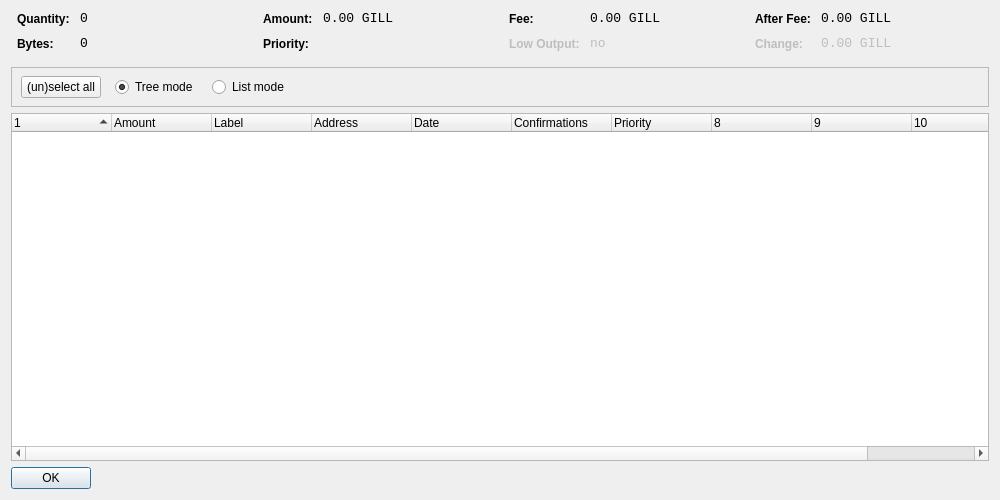
<?xml version="1.0" encoding="UTF-8"?>
<ui version="4.0">
 <class>CoinControlDialog</class>
 <widget class="QDialog" name="CoinControlDialog">
  <property name="geometry">
   <rect>
    <x>0</x>
    <y>0</y>
    <width>1000</width>
    <height>500</height>
   </rect>
  </property>
  <property name="windowTitle">
   <string>Coin Control</string>
  </property>
  <layout class="QVBoxLayout" name="verticalLayout">
   <item>
    <layout class="QHBoxLayout" name="horizontalLayoutTop" stretch="0,0,0,0">
     <property name="topMargin">
      <number>0</number>
     </property>
     <property name="bottomMargin">
      <number>10</number>
     </property>
     <item>
      <layout class="QFormLayout" name="formLayoutCoinControl1">
       <property name="horizontalSpacing">
        <number>10</number>
       </property>
       <property name="verticalSpacing">
        <number>10</number>
       </property>
       <property name="leftMargin">
        <number>6</number>
       </property>
       <property name="rightMargin">
        <number>6</number>
       </property>
       <item row="0" column="0">
        <widget class="QLabel" name="labelCoinControlQuantityText">
         <property name="styleSheet">
          <string notr="true">font-weight:bold;</string>
         </property>
         <property name="text">
          <string>Quantity:</string>
         </property>
        </widget>
       </item>
       <item row="0" column="1">
        <widget class="QLabel" name="labelCoinControlQuantity">
         <property name="font">
          <font>
           <family>Monospace</family>
           <pointsize>10</pointsize>
          </font>
         </property>
         <property name="cursor">
          <cursorShape>IBeamCursor</cursorShape>
         </property>
         <property name="contextMenuPolicy">
          <enum>Qt::ActionsContextMenu</enum>
         </property>
         <property name="text">
          <string notr="true">0</string>
         </property>
         <property name="textInteractionFlags">
          <set>Qt::LinksAccessibleByMouse|Qt::TextSelectableByKeyboard|Qt::TextSelectableByMouse</set>
         </property>
        </widget>
       </item>
       <item row="1" column="0">
        <widget class="QLabel" name="labelCoinControlBytesText">
         <property name="styleSheet">
          <string notr="true">font-weight:bold;</string>
         </property>
         <property name="text">
          <string>Bytes:</string>
         </property>
        </widget>
       </item>
       <item row="1" column="1">
        <widget class="QLabel" name="labelCoinControlBytes">
         <property name="font">
          <font>
           <family>Monospace</family>
           <pointsize>10</pointsize>
          </font>
         </property>
         <property name="cursor">
          <cursorShape>IBeamCursor</cursorShape>
         </property>
         <property name="contextMenuPolicy">
          <enum>Qt::ActionsContextMenu</enum>
         </property>
         <property name="text">
          <string notr="true">0</string>
         </property>
         <property name="textInteractionFlags">
          <set>Qt::LinksAccessibleByMouse|Qt::TextSelectableByKeyboard|Qt::TextSelectableByMouse</set>
         </property>
        </widget>
       </item>
      </layout>
     </item>
     <item>
      <layout class="QFormLayout" name="formLayoutCoinControl2">
       <property name="horizontalSpacing">
        <number>10</number>
       </property>
       <property name="verticalSpacing">
        <number>10</number>
       </property>
       <property name="leftMargin">
        <number>6</number>
       </property>
       <property name="rightMargin">
        <number>6</number>
       </property>
       <item row="0" column="0">
        <widget class="QLabel" name="labelCoinControlAmountText">
         <property name="styleSheet">
          <string notr="true">font-weight:bold;</string>
         </property>
         <property name="text">
          <string>Amount:</string>
         </property>
        </widget>
       </item>
       <item row="0" column="1">
        <widget class="QLabel" name="labelCoinControlAmount">
         <property name="font">
          <font>
           <family>Monospace</family>
           <pointsize>10</pointsize>
          </font>
         </property>
         <property name="cursor">
          <cursorShape>IBeamCursor</cursorShape>
         </property>
         <property name="contextMenuPolicy">
          <enum>Qt::ActionsContextMenu</enum>
         </property>
         <property name="text">
          <string notr="true">0.00 GILL</string>
         </property>
         <property name="textInteractionFlags">
          <set>Qt::LinksAccessibleByMouse|Qt::TextSelectableByKeyboard|Qt::TextSelectableByMouse</set>
         </property>
        </widget>
       </item>
       <item row="1" column="0">
        <widget class="QLabel" name="labelCoinControlPriorityText">
         <property name="styleSheet">
          <string notr="true">font-weight:bold;</string>
         </property>
         <property name="text">
          <string>Priority:</string>
         </property>
        </widget>
       </item>
       <item row="1" column="1">
        <widget class="QLabel" name="labelCoinControlPriority">
         <property name="font">
          <font>
           <family>Monospace</family>
           <pointsize>10</pointsize>
          </font>
         </property>
         <property name="cursor">
          <cursorShape>IBeamCursor</cursorShape>
         </property>
         <property name="contextMenuPolicy">
          <enum>Qt::ActionsContextMenu</enum>
         </property>
         <property name="text">
          <string/>
         </property>
         <property name="textInteractionFlags">
          <set>Qt::LinksAccessibleByMouse|Qt::TextSelectableByKeyboard|Qt::TextSelectableByMouse</set>
         </property>
        </widget>
       </item>
      </layout>
     </item>
     <item>
      <layout class="QFormLayout" name="formLayoutCoinControl3">
       <property name="horizontalSpacing">
        <number>10</number>
       </property>
       <property name="verticalSpacing">
        <number>10</number>
       </property>
       <property name="leftMargin">
        <number>6</number>
       </property>
       <property name="rightMargin">
        <number>6</number>
       </property>
       <item row="0" column="0">
        <widget class="QLabel" name="labelCoinControlFeeText">
         <property name="styleSheet">
          <string notr="true">font-weight:bold;</string>
         </property>
         <property name="text">
          <string>Fee:</string>
         </property>
        </widget>
       </item>
       <item row="0" column="1">
        <widget class="QLabel" name="labelCoinControlFee">
         <property name="font">
          <font>
           <family>Monospace</family>
           <pointsize>10</pointsize>
          </font>
         </property>
         <property name="cursor">
          <cursorShape>IBeamCursor</cursorShape>
         </property>
         <property name="contextMenuPolicy">
          <enum>Qt::ActionsContextMenu</enum>
         </property>
         <property name="text">
          <string notr="true">0.00 GILL</string>
         </property>
         <property name="textInteractionFlags">
          <set>Qt::LinksAccessibleByMouse|Qt::TextSelectableByKeyboard|Qt::TextSelectableByMouse</set>
         </property>
        </widget>
       </item>
       <item row="1" column="0">
        <widget class="QLabel" name="labelCoinControlLowOutputText">
         <property name="enabled">
          <bool>false</bool>
         </property>
         <property name="styleSheet">
          <string notr="true">font-weight:bold;</string>
         </property>
         <property name="text">
          <string>Low Output:</string>
         </property>
        </widget>
       </item>
       <item row="1" column="1">
        <widget class="QLabel" name="labelCoinControlLowOutput">
         <property name="enabled">
          <bool>false</bool>
         </property>
         <property name="font">
          <font>
           <family>Monospace</family>
           <pointsize>10</pointsize>
          </font>
         </property>
         <property name="cursor">
          <cursorShape>IBeamCursor</cursorShape>
         </property>
         <property name="contextMenuPolicy">
          <enum>Qt::ActionsContextMenu</enum>
         </property>
         <property name="text">
          <string notr="true">no</string>
         </property>
         <property name="textInteractionFlags">
          <set>Qt::LinksAccessibleByMouse|Qt::TextSelectableByKeyboard|Qt::TextSelectableByMouse</set>
         </property>
        </widget>
       </item>
      </layout>
     </item>
     <item>
      <layout class="QFormLayout" name="formLayoutCoinControl4">
       <property name="horizontalSpacing">
        <number>10</number>
       </property>
       <property name="verticalSpacing">
        <number>10</number>
       </property>
       <property name="leftMargin">
        <number>6</number>
       </property>
       <property name="rightMargin">
        <number>6</number>
       </property>
       <item row="0" column="0">
        <widget class="QLabel" name="labelCoinControlAfterFeeText">
         <property name="styleSheet">
          <string notr="true">font-weight:bold;</string>
         </property>
         <property name="text">
          <string>After Fee:</string>
         </property>
        </widget>
       </item>
       <item row="0" column="1">
        <widget class="QLabel" name="labelCoinControlAfterFee">
         <property name="font">
          <font>
           <family>Monospace</family>
           <pointsize>10</pointsize>
          </font>
         </property>
         <property name="cursor">
          <cursorShape>IBeamCursor</cursorShape>
         </property>
         <property name="contextMenuPolicy">
          <enum>Qt::ActionsContextMenu</enum>
         </property>
         <property name="text">
          <string notr="true">0.00 GILL</string>
         </property>
         <property name="textInteractionFlags">
          <set>Qt::LinksAccessibleByMouse|Qt::TextSelectableByKeyboard|Qt::TextSelectableByMouse</set>
         </property>
        </widget>
       </item>
       <item row="1" column="0">
        <widget class="QLabel" name="labelCoinControlChangeText">
         <property name="enabled">
          <bool>false</bool>
         </property>
         <property name="styleSheet">
          <string notr="true">font-weight:bold;</string>
         </property>
         <property name="text">
          <string>Change:</string>
         </property>
        </widget>
       </item>
       <item row="1" column="1">
        <widget class="QLabel" name="labelCoinControlChange">
         <property name="enabled">
          <bool>false</bool>
         </property>
         <property name="font">
          <font>
           <family>Monospace</family>
           <pointsize>10</pointsize>
          </font>
         </property>
         <property name="cursor">
          <cursorShape>IBeamCursor</cursorShape>
         </property>
         <property name="contextMenuPolicy">
          <enum>Qt::ActionsContextMenu</enum>
         </property>
         <property name="text">
          <string notr="true">0.00 GILL</string>
         </property>
         <property name="textInteractionFlags">
          <set>Qt::LinksAccessibleByMouse|Qt::TextSelectableByKeyboard|Qt::TextSelectableByMouse</set>
         </property>
        </widget>
       </item>
      </layout>
     </item>
    </layout>
   </item>
   <item>
    <widget class="QFrame" name="frame">
     <property name="minimumSize">
      <size>
       <width>0</width>
       <height>40</height>
      </size>
     </property>
     <property name="frameShape">
      <enum>QFrame::StyledPanel</enum>
     </property>
     <property name="frameShadow">
      <enum>QFrame::Sunken</enum>
     </property>
     <widget class="QWidget" name="horizontalLayoutWidget">
      <property name="geometry">
       <rect>
        <x>10</x>
        <y>0</y>
        <width>781</width>
        <height>41</height>
       </rect>
      </property>
      <layout class="QHBoxLayout" name="horizontalLayoutPanel" stretch="0,0,0,0,0">
       <property name="spacing">
        <number>14</number>
       </property>
       <item>
        <widget class="QPushButton" name="pushButtonSelectAll">
         <property name="sizePolicy">
          <sizepolicy hsizetype="Maximum" vsizetype="Fixed">
           <horstretch>0</horstretch>
           <verstretch>0</verstretch>
          </sizepolicy>
         </property>
         <property name="text">
          <string>(un)select all</string>
         </property>
        </widget>
       </item>
       <item>
        <widget class="QRadioButton" name="radioTreeMode">
         <property name="sizePolicy">
          <sizepolicy hsizetype="Maximum" vsizetype="Fixed">
           <horstretch>0</horstretch>
           <verstretch>0</verstretch>
          </sizepolicy>
         </property>
         <property name="text">
          <string>Tree mode</string>
         </property>
         <property name="checked">
          <bool>true</bool>
         </property>
        </widget>
       </item>
       <item>
        <widget class="QRadioButton" name="radioListMode">
         <property name="sizePolicy">
          <sizepolicy hsizetype="Maximum" vsizetype="Fixed">
           <horstretch>0</horstretch>
           <verstretch>0</verstretch>
          </sizepolicy>
         </property>
         <property name="text">
          <string>List mode</string>
         </property>
        </widget>
       </item>
       <item>
        <spacer name="horizontalSpacer">
         <property name="orientation">
          <enum>Qt::Horizontal</enum>
         </property>
         <property name="sizeHint" stdset="0">
          <size>
           <width>40</width>
           <height>20</height>
          </size>
         </property>
        </spacer>
       </item>
      </layout>
     </widget>
    </widget>
   </item>
   <item>
    <widget class="CoinControlTreeWidget" name="treeWidget">
     <property name="contextMenuPolicy">
      <enum>Qt::CustomContextMenu</enum>
     </property>
     <property name="sortingEnabled">
      <bool>false</bool>
     </property>
     <property name="columnCount">
      <number>11</number>
     </property>
     <attribute name="headerShowSortIndicator" stdset="0">
      <bool>true</bool>
     </attribute>
     <attribute name="headerStretchLastSection">
      <bool>false</bool>
     </attribute>
     <column>
      <property name="text">
       <string/>
      </property>
     </column>
     <column>
      <property name="text">
       <string>Amount</string>
      </property>
     </column>
     <column>
      <property name="text">
       <string>Label</string>
      </property>
     </column>
     <column>
      <property name="text">
       <string>Address</string>
      </property>
     </column>
     <column>
      <property name="text">
       <string>Date</string>
      </property>
     </column>
     <column>
      <property name="text">
       <string>Confirmations</string>
      </property>
      <property name="toolTip">
       <string>Confirmed</string>
      </property>
     </column>
     <column>
      <property name="text">
       <string>Priority</string>
      </property>
     </column>
     <column>
      <property name="text">
       <string/>
      </property>
     </column>
     <column>
      <property name="text">
       <string/>
      </property>
     </column>
     <column>
      <property name="text">
       <string/>
      </property>
     </column>
     <column>
      <property name="text">
       <string/>
      </property>
     </column>
    </widget>
   </item>
   <item>
    <widget class="QDialogButtonBox" name="buttonBox">
     <property name="sizePolicy">
      <sizepolicy hsizetype="Maximum" vsizetype="Fixed">
       <horstretch>0</horstretch>
       <verstretch>0</verstretch>
      </sizepolicy>
     </property>
     <property name="orientation">
      <enum>Qt::Horizontal</enum>
     </property>
     <property name="standardButtons">
      <set>QDialogButtonBox::Ok</set>
     </property>
    </widget>
   </item>
  </layout>
 </widget>
 <customwidgets>
  <customwidget>
   <class>CoinControlTreeWidget</class>
   <extends>QTreeWidget</extends>
   <header>coincontroltreewidget.h</header>
  </customwidget>
 </customwidgets>
 <resources/>
 <connections/>
</ui>
